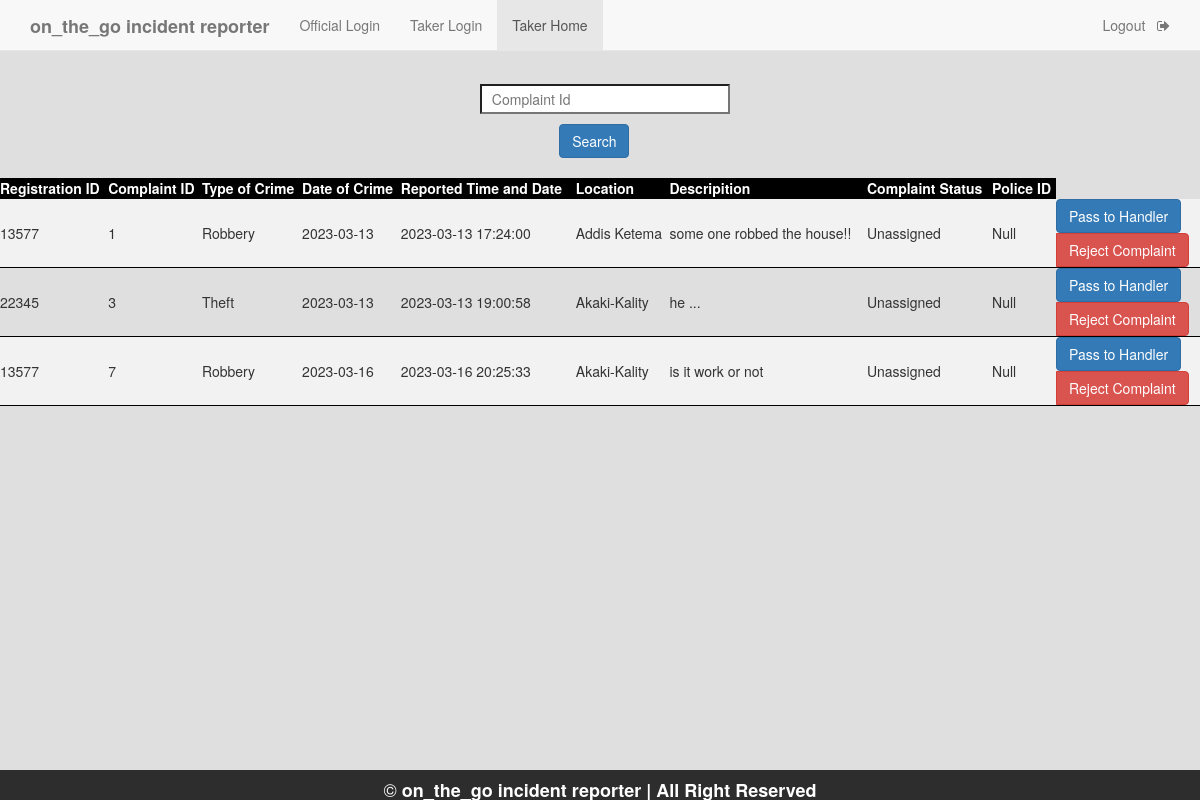
The page /TakerHome.php (signed in) on the database its author committed.
### tables this page shows
CREATE TABLE `complaint` (
  `c_id` int(11) NOT NULL,
  `id_no` bigint(12) NOT NULL,
  `location` varchar(50) NOT NULL,
  `type_crime` varchar(50) NOT NULL,
  `d_o_c` date NOT NULL,
  `repo_time_and_date` varchar(50) NOT NULL DEFAULT current_timestamp(),
  `description` varchar(7000) NOT NULL,
  `inc_status` varchar(50) DEFAULT 'Unassigned',
  `pol_status` varchar(50) DEFAULT 'null',
  `p_id` varchar(50) DEFAULT 'Null'
);

### TakerHome.php (the view, shortened to what this page needs)
<!DOCTYPE html>
<html>
<head>
</head>
<body style="background-color: #dfdfdf">
	<nav  class="navbar navbar-default navbar-fixed-top">
  <div class="container">
    <div class="navbar-header">
      <a class="navbar-brand" href="home.php"><b> on_the_go incident reporter </b></a>
    </div>
    <div id="navbar" class="collapse navbar-collapse">
      <ul class="nav navbar-nav">
        <li ><a href="official_login.php">Official Login</a></li>
        <li ><a href="Takerlogin.php">Taker Login</a></li>
        <li class="active"><a href="TakerHome.php">Taker Home</a></li>
      </ul>
      <ul class="nav navbar-nav navbar-right">
        <li><a href="Taker_logout.php">Logout &nbsp <i class="fa fa-sign-out" aria-hidden="true"></i></a></li>
      </ul>
    </div>
  </div>
 </nav>
    <form style="margin-top: 7%; margin-left: 40%;" method="post">
      <input type="text" name="cid" style="width: 250px; height: 30px; background-color:white;" placeholder="&nbsp Complaint Id" id="ciid" onfocusout="f1()" required>
        <div>
      <input class="btn btn-primary" type="submit" value="Search" name="s2" style="margin-top: 10px; margin-left: 11%;"> </br> </br>
        </div>
    </form>
    <div style="position: fixed;
   left: 0;
   bottom: 0;
   width: 100%;
   height: 30px;
   background-color: rgba(0,0,0,0.8);
   color: white;
   text-align: center;">
  <h4 style="color: white;">&copy <b> on_the_go incident reporter | All Right Reserved</b></h4>
</div>
<?php
    $conn=mysqli_connect("localhost","root","");
  mysqli_select_db($conn,"on_the_go incident reporter");
  $sql = "SELECT id_no,c_id, type_crime, d_o_c,repo_time_and_date,location,description, inc_status, p_id FROM complaint";
  $result = mysqli_query($conn, $sql);
  if (mysqli_num_rows($result) > 0) {
      echo "<table>";
      echo "<tr>
      <th>Registration ID</th>
      <th>Complaint ID</th>
      <th>Type of Crime</th>
      <th>Date of Crime</th>
      <th>Reported Time and Date </th>
      <th>Location</th>
      <th>Descripition</th>
      <th>Complaint Status</th>
      <th>Police ID</th></tr>";
      while ($row = mysqli_fetch_assoc($result)) {
          echo "<tr>
          <td>" . $row["id_no"] . "</td>
          <td>" . $row["c_id"] . "</td>
          <td>" . $row["type_crime"] . "</td>
          <td>" . $row["d_o_c"] . "</td>
          <td>" . $row["repo_time_and_date"] . "</td>
          <td>" . $row["location"] . "</td>
          <td>" . $row["description"] . "</td>
          <td>" . $row["inc_status"] . "</td>
          <td>" . $row["p_id"] . "</td>
          <td>
    <div class='btn-group' role='group'>
        <form method='post'>
            <input type='hidden' name='c_id' value='" . $row["c_id"] . "'>
            <input type='hidden' name='id_no' value='" . $row["id_no"] . "'>
            <input type='hidden' name='type_crime' value='" . $row["type_crime"] . "'>
            <input type='hidden' name='d_o_c' value='" . $row["d_o_c"] . "'>
            <input type='hidden' name='repo_time_and_date' value='" . $row["repo_time_and_date"] . "'>
            <input type='hidden' name='location' value='" . $row["location"] . "'>
            <input type='hidden' name='description' value='" . $row["description"] . "'>
            <input type='hidden' name='inc_status' value='" . $row["inc_status"] . "'>
            <input type='hidden' name='p_id' value='" . $row["p_id"] . "'>
            <button type='submit' name='pass_to_handler' class='btn btn-primary'>Pass to Handler</button>
        </form>
        <button type='button' class='btn btn-danger' onclick='rejectComplaint(" . $row["c_id"] . ")'>Reject Complaint</button>
    </div>
</td></tr>";
        }
      echo "</table>";
  } else {
      echo "No complaints found.";
  }
  ?>
	<link rel="stylesheet" type="text/css" href="https://maxcdn.bootstrapcdn.com/bootstrap/3.3.5/css/bootstrap.min.css">
	<link rel="stylesheet" type="text/css" href="https://maxcdn.bootstrapcdn.com/font-awesome/4.4.0/css/font-awesome.min.css">
</body>
</html>

### TakerHome.php (style rules this page uses)
table { border-collapse: collapse; width: 100%; }
th, td { padding: 8px; text-align: left; border-bottom: 1px solid #000; }
th { background-color: black; color: white; }
tr:nth-child(even) { background-color: #f2f2f2; }

### rows shown on the page
complaint: id_no "13577", c_id "1", type_crime "Robbery", d_o_c "2023-03-13", repo_time_and_date "2023-03-13 17:24:00", location "Addis Ketema", description "some one robbed the house!!", inc_status "Unassigned", p "Null"
complaint: id_no "22345", c_id "3", type_crime "Theft", d_o_c "2023-03-13", repo_time_and_date "2023-03-13 19:00:58", location "Akaki-Kality", description "he ...", inc_status "Unassigned", p "Null"
complaint: id_no "13577", c_id "7", type_crime "Robbery", d_o_c "2023-03-16", repo_time_and_date "2023-03-16 20:25:33", location "Akaki-Kality", description "is it work or not", inc_status "Unassigned", p "Null"
